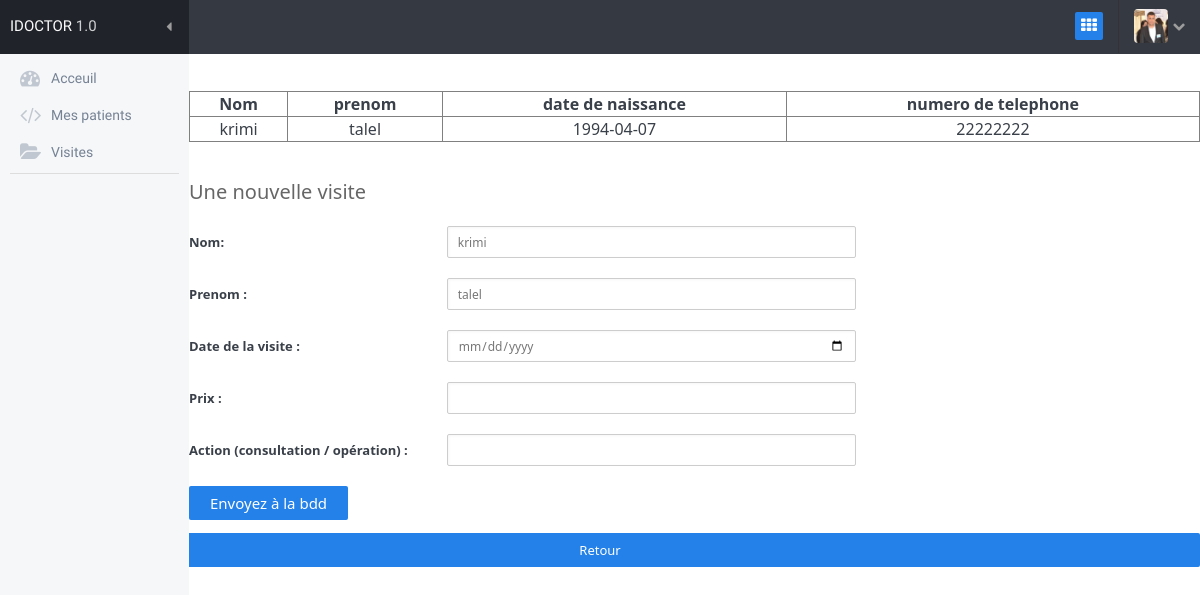
/doctor/patient-details.php?id=12, run on the app's committed database.
### tables this page shows
CREATE TABLE IF NOT EXISTS `patients` (
  `id_patients` int(11) NOT NULL AUTO_INCREMENT,
  `mat_medecin` varchar(255) NOT NULL,
  `nom` varchar(255) NOT NULL,
  `prenom` varchar(255) NOT NULL,
  `mobile_number` varchar(255) NOT NULL,
  `email` varchar(255) NOT NULL,
  `dob` varchar(255) NOT NULL,
  `location` varchar(255) NOT NULL,
  `notes` varchar(255) NOT NULL,
  PRIMARY KEY (`id_patients`)
);

### doctor/patient-details.php (the view, shortened to what this page needs)
<?php
require_once("models/header.php");
echo "
<body>
<div id='loading' class='ui-front loader ui-widget-overlay bg-white opacity-100'>
<img src='assets/images/loader-dark.gif' alt=''>
</div>
<div id='page-wrapper' class='demo-example'>";
include('models/topbar.php');
include("models/sidebar.php");
echo "
<div id='g10' class='small-gauge float-left hidden'></div>
<div id='g11' class='small-gauge float-right hidden'></div>
<div id='page-content-wrapper'>";
try {
	$bdd=new PDO('mysql:host=localhost;dbname=dbdoctors;charset=utf8','root','');
} catch (Exception $e) {
	die('Erreur: ' .$e->getMessage());
}
	$id=$_GET['id'];
	$reponse=$bdd->query("SELECT * FROM patients WHERE id_patients = '$id'");
	while ($donnees=$reponse->fetch())
	{
		echo'<br><br>
		<table border width="100%">';
	echo"
<tr>
	<th >Nom</th>
	<th>prenom</th>
	<th>date de naissance</th>
	<th>numero de telephone</th>
</tr>
<tr>";
echo '<td align="center">' .$donnees['nom']. '</td>';
echo '<td align="center">' .$donnees['prenom']. '</td>';
echo '<td align="center">' .$donnees['dob']. '</td>';
echo '<td align="center">' .$donnees['mobile_number']. '</td>';
echo '</tr>
</table><br>
';
		}
	?>
	<div>
	<h3> Une nouvelle visite</h3><br>
	<form action="ajouter_operation.php" method="POST">
		<div class='form-row'>
                <div class='form-label col-md-3'>
                    <label for='Name' >
                       Nom:
                    </label>
                </div>
                <div class='form-input col-md-5'>
                    <input type='text' name='nom' value="<?php echo $_SESSION['nom'] ?>">
                </div>
            </div>
<div class='form-row'>
                <div class='form-label col-md-3'>
                 <label>Prenom :</label>
                </div>
   <div class='form-input col-md-5'>
                    <input type='text' name='prenom' value="<?php echo $_SESSION['prenom'] ?>" />
                </div>
				</div>
<div class='form-row'>
                <div class='form-label col-md-3'>
                <label>Date de la visite :</label>
                </div>
   <div class='form-input col-md-5'>
                  <input type='date' name='date' value='12-07-2014' required='required'/>
                </div>
				</div>
<div class='form-row'>
                <div class='form-label col-md-3'>
                 <label>Prix :</label>
                </div>
   <div class='form-input col-md-5'>
                   <input type='text' name='prix' required='required' />
                </div>
				</div>
<div class='form-row'>
                <div class='form-label col-md-3'>
                <label>Action (consultation / opération) :</label>
                </div>
   <div class='form-input col-md-5'>
                <input type='text' name='action'  />
                </div>
				</div>
		<button type='submit' class='btn primary-bg large'>
            <span class='button-content'>Envoyez à la bdd</span>
        </button>
</div>
	</form></div>
	<input type="button" value="Retour" onclick="self.location.href='search_doctor.php'" name='btn_supp' class='btn primary-bg large'>
 <?php
echo"
</div>
</div>
</div>
</body>
</html>";

### data on the page
patients: nom "krimi", prenom "talel", dob "1994-04-07", mobile_number "22222222"
